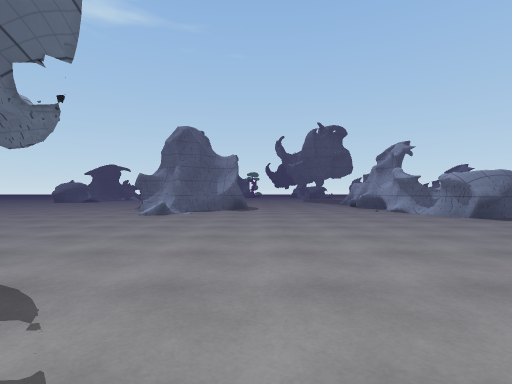
View 1 (above)

21 first-person views from a walk through a Unity game level. The camera is 1.2 m above the floor, looks level and sees 85° across. The floor is counted in squares, 2.4 m on a side. Each view is taken from the middle of a square. On the plan, view 1 faces up. The plan holds only what a view shows up to about 9 squares ahead; the rest is blank. The place goes on beyond the plan. The player is left out. Surface patterns are stand-ins for the level's own textures.

View 2
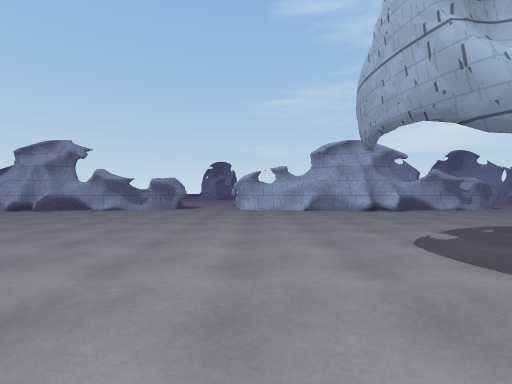

View 3
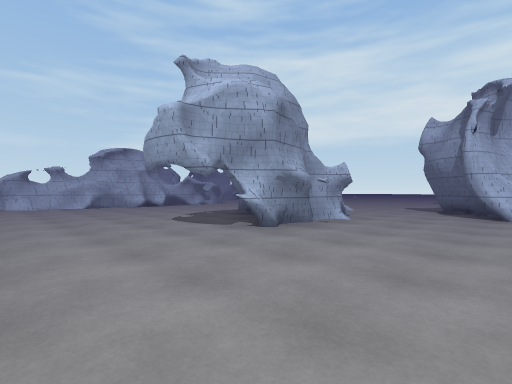

View 4
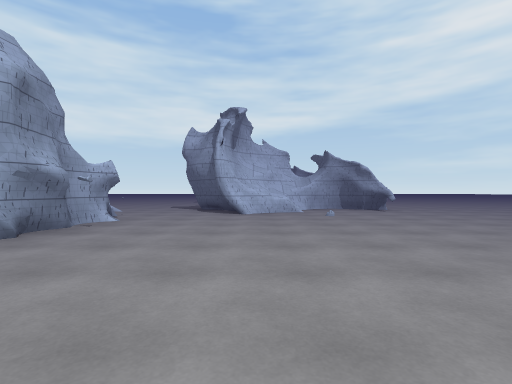

View 5
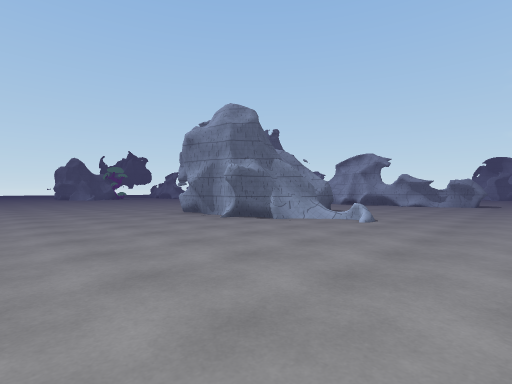

View 6
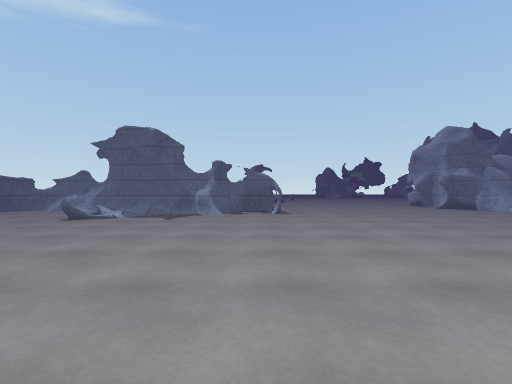

View 7
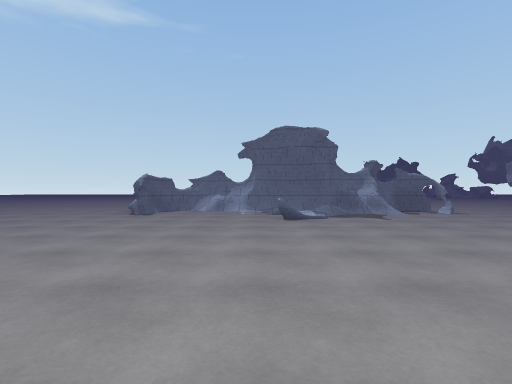

View 8
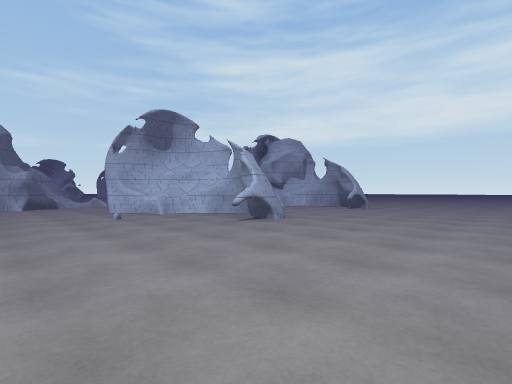

View 9
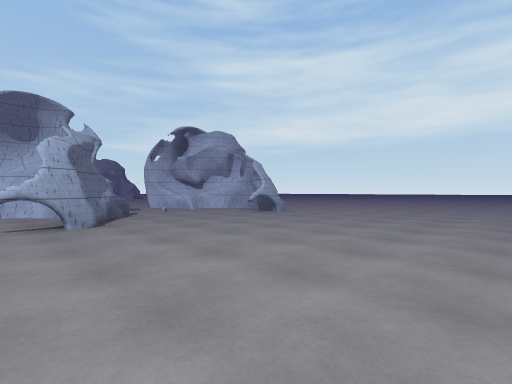

View 10
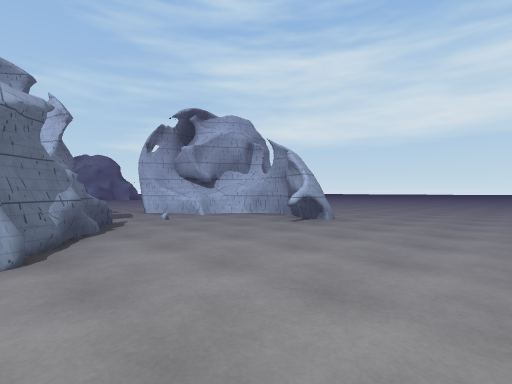

View 11
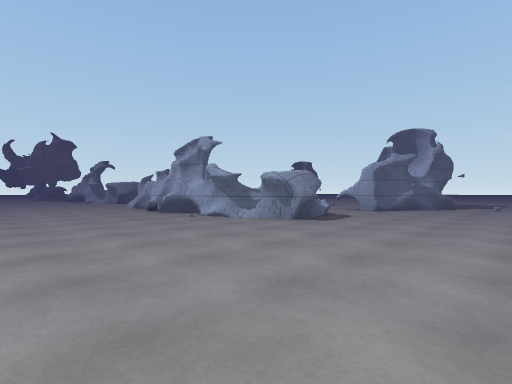

View 12
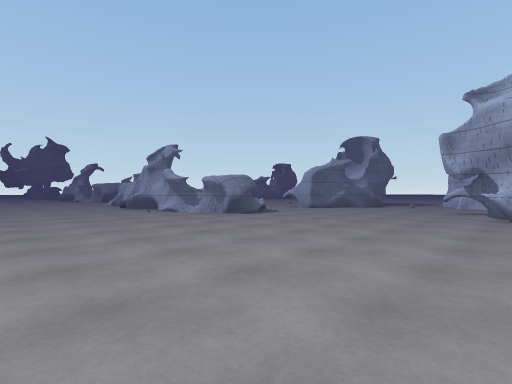

View 13
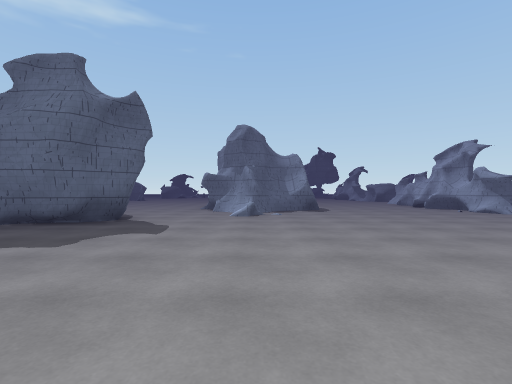

View 14
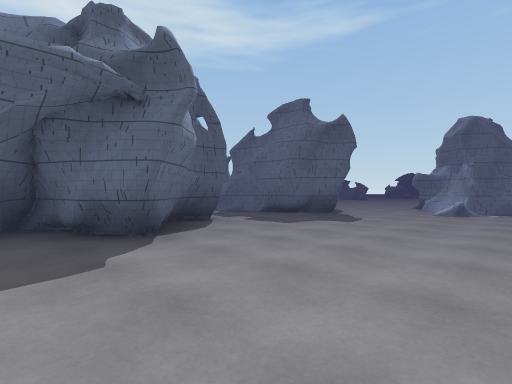

View 15
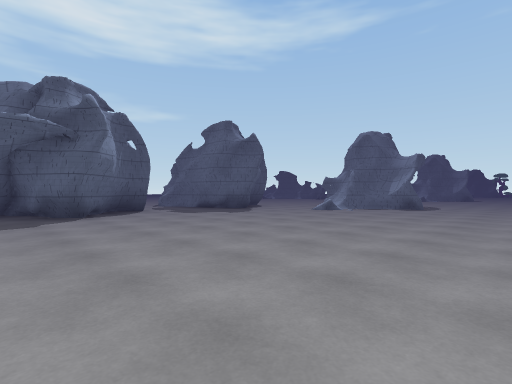

View 16
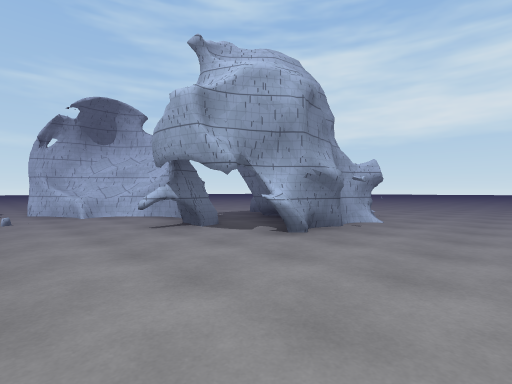

View 17
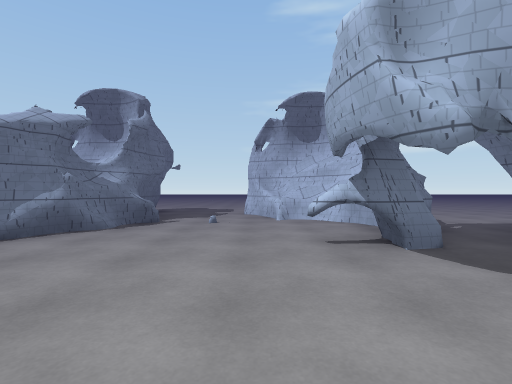

View 18
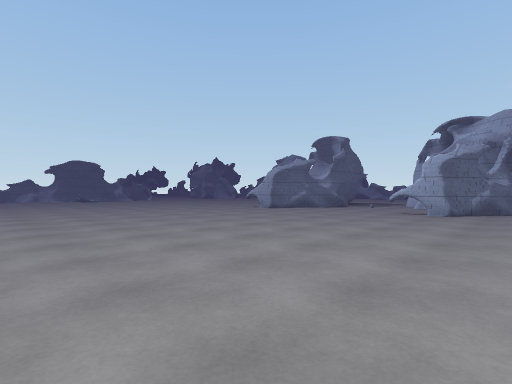

View 19
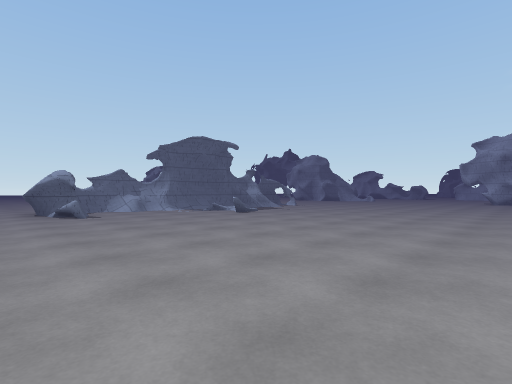

View 20
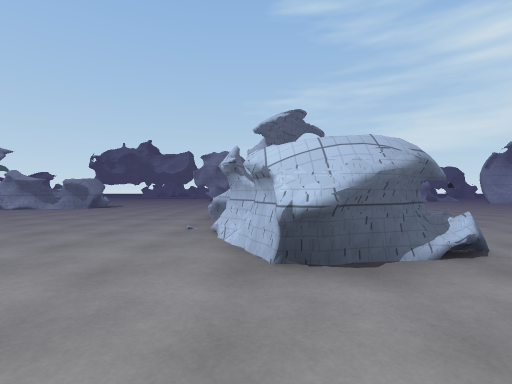

View 21
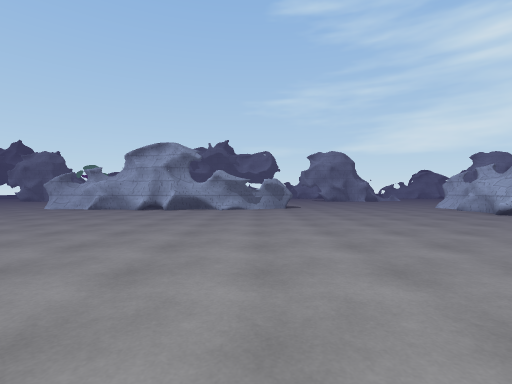

### Floor plan
Key: @ floor where view 1 was taken; # wall or solid block; x gap in a wall; . floor; / step, stairs or slope; = window, fence, low wall or low ledge; ^ raised ledge.
Columns run from 20 left of view 1 to 14 right of it. Each row starts with its distance up from view 1.
 21           ..
 20          .=#
 19        ...##
 18       ....#
 17      .....#
 16     ......##
 15    .......#
 14   ........##  ..
 13    ........#  ...
 12     ........ ....
 11     ........ ....
 10     ........ ....#      #
  9 .................#  ....#
  8 ....########.....###....#
  7  ...#.///###......#.....#
  6   ......///.......=.....##
  5   ......=................x
  4    ......................x
  3    .....................##
  2    .....................##
  1    ..............#......#
  0    ..............###@...#
 -1      ............###....#
 -2     ........=....=#.....#
 -3     .......##=##..=.....##..#
 -4     .......#####........##..## ##..
 -5     .......####..............###...
 -6     ...............................
 -7     ...........#...............^#..
 -8     .......#..##............#.^#
 -9     .......######.........#.####
-10     .........###....... ..###

Positions as (right, up) in squares from view 1, and headings:
1: (0, 0), facing up
2: (-4, 3), facing right
3: (-6, 4), facing down-right
4: (-6, 4), facing down
5: (-7, 4), facing up-right
6: (-9, 0), facing up
7: (-13, 0), facing up
8: (-13, 0), facing down-right
9: (-14, -3), facing down-right
10: (-12, -4), facing down-right
11: (0, -7), facing up-right
12: (0, -9), facing up-right
13: (-2, -9), facing up
14: (-1, -10), facing up-left
15: (2, -10), facing up-left
16: (4, -6), facing down-right
17: (5, -7), facing right
18: (-16, -10), facing up-right
19: (-17, 0), facing up-right
20: (-18, 8), facing right
21: (-18, 14), facing right
